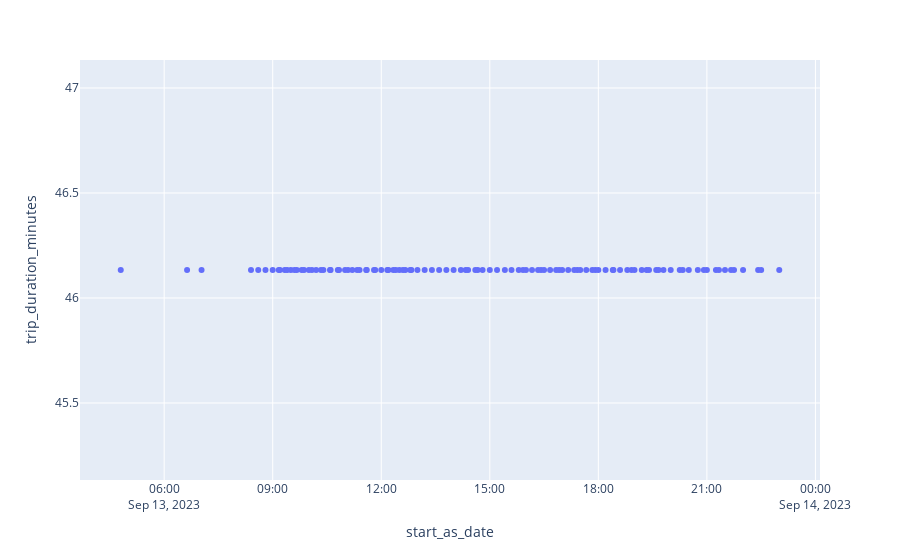

The notebook cell this image was saved under:
### Code cell
px.scatter(trip_stats, x = "start_as_date", y = "trip_duration_minutes")
